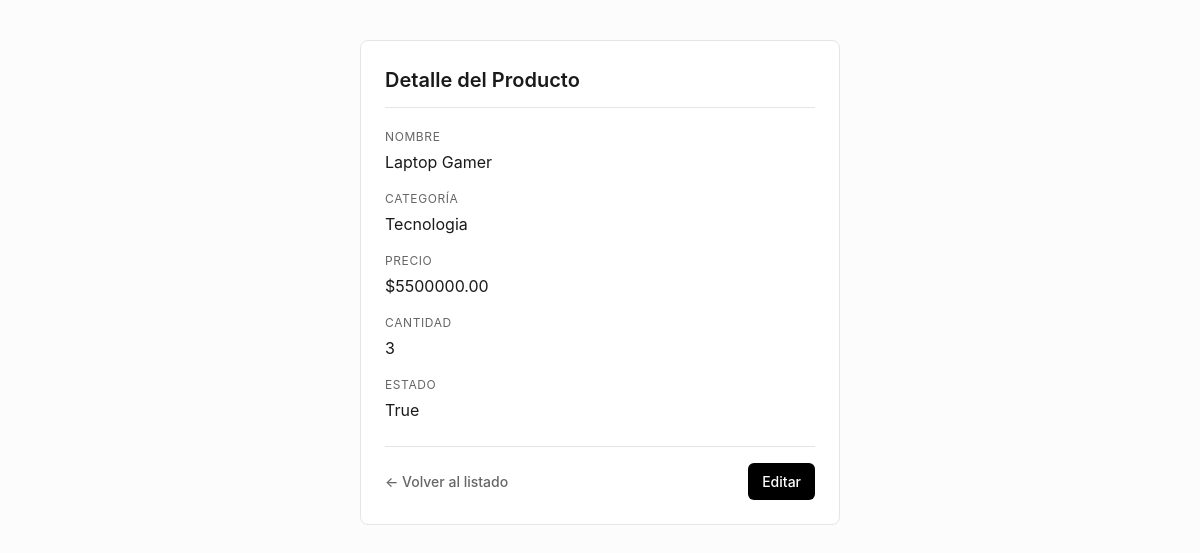
/productos/detalle/11/, run on the app's committed database.
### productos/models.py (models this page shows, shortened)
class producto(models.Model):
    nombre = models.CharField(max_length=100)
    categoria = models.CharField(max_length=100)
    precio = models.DecimalField(max_digits=10, decimal_places=2)
    cantidad = models.IntegerField()
    estado = models.BooleanField()

### productos/views.py (the view)
# urls.py: path("detalle/<id>/", views.detalle),
def detalle(request, id):
    prod = producto.objects.get(id=id)
    return render(
        request,
        "detalle.html",
        {"producto": prod}
    )

### productos/templates/detalle.html (shortened to what this page needs)
<!DOCTYPE html>
<html lang="es">
<head>
</head>
<body>
    <div class="card">
        <h1>Detalle del Producto</h1>
        <div class="detail-item">
            <span>Nombre</span>
            <p>{{ producto.nombre }}</p>
        </div>
        <div class="detail-item">
            <span>Categoría</span>
            <p>{{ producto.categoria }}</p>
        </div>
        <div class="detail-item">
            <span>Precio</span>
            <p>${{ producto.precio }}</p>
        </div>
        <div class="detail-item">
            <span>Cantidad</span>
            <p>{{ producto.cantidad }}</p>
        </div>
        <div class="detail-item">
            <span>Estado</span>
            <p>{{ producto.estado }}</p>
        </div>
        <div class="footer-actions">
            <a href="/productos/lista/" class="link-back">← Volver al listado</a>
            <a href="/productos/editar/{{ producto.id }}/" class="btn-edit">Editar</a>
        </div>
    </div>
</body>
</html>

### productos/templates/detalle.html (style rules this page uses)
:root { --bg-color: #fcfcfc; --card-bg: #ffffff; --text-main: #1a1a1a; --text-muted: #666666; --border-color: #e5e5e5; --accent-color: #000000; }
body { font-family: -apple-system, BlinkMacSystemFont, "Segoe UI", Roboto, Helvetica, Arial, sans-serif; background-color: var(--bg-color); color: var(--text-main); max-width: 480px; margin: 40px auto; padding: 0 20px; line-height: 1.5; }
.card { background: var(--card-bg); border: 1px solid var(--border-color); border-radius: 8px; padding: 24px; }
h1 { font-size: 1.25rem; font-weight: 600; margin-top: 0; margin-bottom: 20px; padding-bottom: 12px; border-bottom: 1px solid var(--border-color); }
.detail-item { margin-bottom: 16px; }
.detail-item span { display: block; font-size: 0.75rem; text-transform: uppercase; letter-spacing: 0.05em; color: var(--text-muted); margin-bottom: 4px; }
.detail-item p { margin: 0; font-size: 1rem; }
.footer-actions { display: flex; justify-content: space-between; align-items: center; margin-top: 24px; padding-top: 16px; border-top: 1px solid var(--border-color); }
a { font-size: 0.875rem; text-decoration: none; font-weight: 500; }
.btn-edit { background-color: var(--accent-color); color: #ffffff; padding: 8px 14px; border-radius: 6px; }
.link-back { color: var(--text-muted); }

### data on the page
producto: nombre "Laptop Gamer", categoria "Tecnologia", precio "5500000.00", cantidad "3", estado "True"
